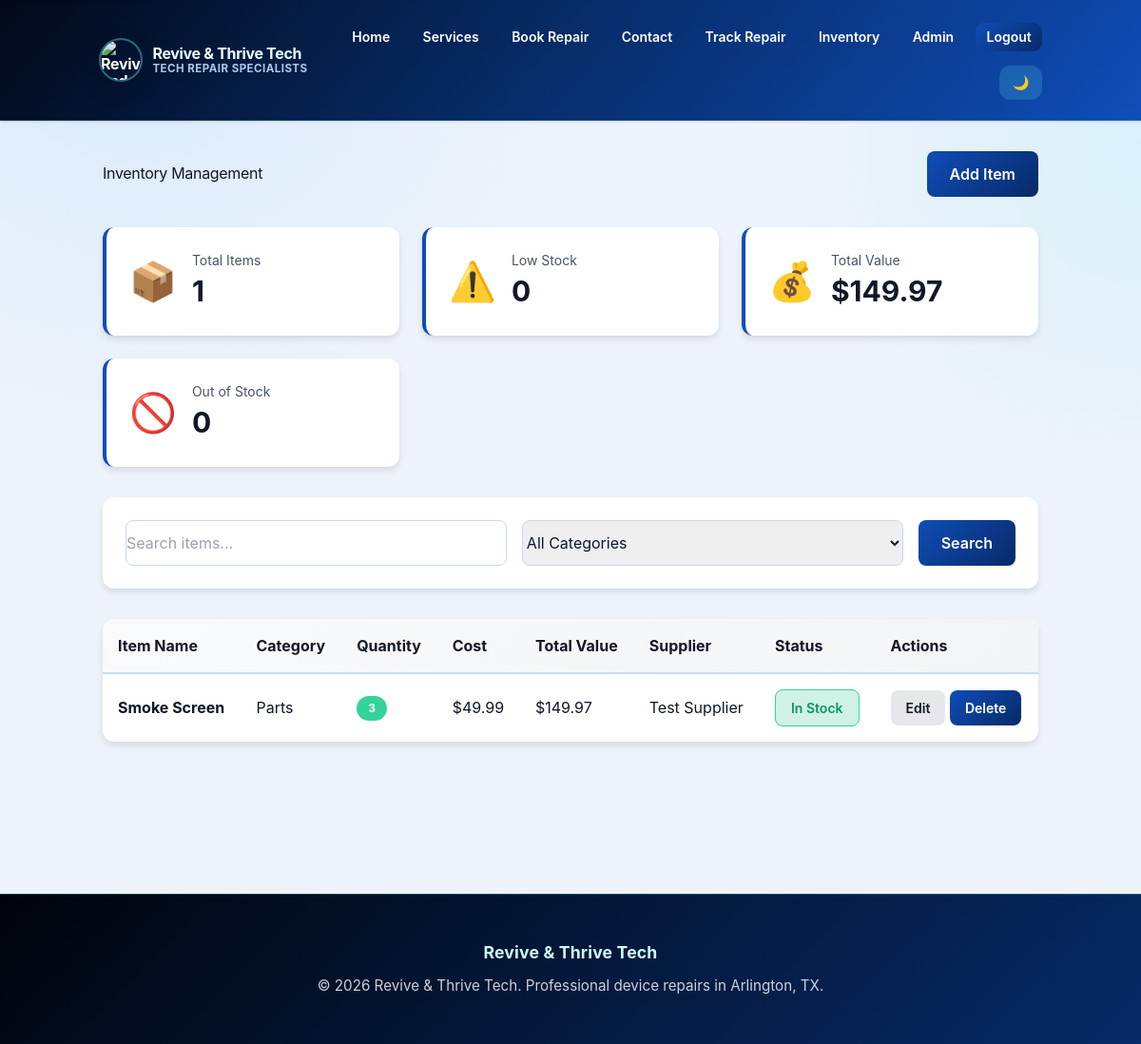
The page /inventory (signed in) on the database its author committed.
### tables this page shows
CREATE TABLE inventory (
            id INTEGER PRIMARY KEY AUTOINCREMENT,
            item_name TEXT NOT NULL,
            category TEXT NOT NULL,
            quantity INTEGER DEFAULT 0,
            cost REAL DEFAULT 0,
            supplier TEXT,
            reorder_level INTEGER DEFAULT 5,
            created_at TEXT NOT NULL,
            updated_at TEXT NOT NULL
        , purchase_price REAL DEFAULT 0, retail_price REAL DEFAULT 0, sku TEXT DEFAULT '', location TEXT DEFAULT '', last_updated TEXT DEFAULT '');

### app.py (the view)
@app.route("/inventory")
@admin_required
def inventory():
    search_query = request.args.get("search", "").strip()
    category_filter = request.args.get("category", "").strip()
    conn = get_db_connection()
    cursor = conn.cursor()
    query = "SELECT * FROM inventory WHERE 1=1"
    params = []
    if search_query:
        query += " AND item_name LIKE ?"
        params.append(f"%{search_query}%")
    if category_filter:
        query += " AND category = ?"
        params.append(category_filter)
    query += " ORDER BY id DESC"
    cursor.execute(query, params)
    items = cursor.fetchall()
    cursor.execute("SELECT COUNT(*) FROM inventory")
    total_items = cursor.fetchone()[0]
    cursor.execute("SELECT COUNT(*) FROM inventory WHERE quantity <= reorder_level")
    low_stock = cursor.fetchone()[0]
    cursor.execute("SELECT SUM(quantity * cost) FROM inventory")
    total_value = cursor.fetchone()[0] or 0
    cursor.execute("SELECT COUNT(*) FROM inventory WHERE quantity = 0")
    out_of_stock = cursor.fetchone()[0]
    cursor.execute("SELECT DISTINCT category FROM inventory ORDER BY category")
    categories = [row[0] for row in cursor.fetchall()]
    conn.close()
    return render_template(
        "inventory.html",
        items=items,
        total_items=total_items,
        low_stock=low_stock,
        total_value=total_value,
        out_of_stock=out_of_stock,
        categories=categories,
        search_query=search_query,
        category_filter=category_filter,
    )

### app.py (called while the page is built)
@app.context_processor
def inject_template_helpers():
    return {
        "media_url": media_url,
        "is_admin_authenticated": session.get("is_admin") is True,
    }

def admin_required(view_func):
    @wraps(view_func)
    def wrapped_view(*args, **kwargs):
        if session.get("is_admin") is not True:
            flash("Please sign in as admin to access this page.", "error")
            return redirect(url_for("admin_login", next=request.path))
        return view_func(*args, **kwargs)
    return wrapped_view

### database.py (called while the page is built, shortened)
def _is_sqlite_url(database_url: str) -> bool:
    return database_url.startswith("sqlite")

def get_engine() -> Engine:
    engine = current_app.extensions.get("database_engine")
    if engine is not None:
        return engine
    database_url = current_app.config["DATABASE_URL"]
    connect_args = {"check_same_thread": False} if _is_sqlite_url(database_url) else {}
    engine = create_engine(database_url, future=True, pool_pre_ping=True, connect_args=connect_args)
    current_app.extensions["database_engine"] = engine
    return engine

def get_db_connection() -> DBConnection:
    if "db_connection" not in g:
        engine = get_engine()
        raw = engine.connect()
        g.db_connection = DBConnection(raw=raw, is_sqlite=_is_sqlite_url(current_app.config["DATABASE_URL"]))
    return g.db_connection

def close_db_connection(_: Optional[BaseException] = None) -> None:
    db = g.pop("db_connection", None)
    if db is not None:
        db.close()

    def __getitem__(self, item: Union[int, str]) -> Any:
        if isinstance(item, int):
            return self._ordered_values[item]
        return super().__getitem__(item)

    def _convert_qmarks(self, query: str, params: Union[Sequence[Any], Dict[str, Any], None]) -> Tuple[str, Dict[str, Any]]:
        if params is None:
            return query, {}
        if isinstance(params, dict):
            return query, dict(params)
        params_seq = list(params)
        if "?" not in query:
            return query, {f"p{i}": value for i, value in enumerate(params_seq)}

    def execute(self, query: str, params: Union[Sequence[Any], Dict[str, Any], None] = None) -> "DBCursor":
        converted_query, converted_params = self._convert_qmarks(query, params)
        self._result = self.connection.raw.execute(text(converted_query), converted_params)
        self.lastrowid = getattr(self._result, "lastrowid", None)
        return self

    def cursor(self) -> DBCursor:
        return DBCursor(self)

### templates/inventory.html (shortened to what this page needs)
{% extends 'base.html' %}
{% block content %}
  <section class="section">
    <div class="section-header">
      <h1>Inventory Management</h1>
      <a href="/inventory/add" class="button button-primary">Add Item</a>
    </div>
    <div class="stats-grid">
      <div class="stat-card">
        <div class="stat-icon">📦</div>
        <div class="stat-content">
          <p class="stat-label">Total Items</p>
          <p class="stat-value">{{ total_items }}</p>
        </div>
      </div>
      <div class="stat-card">
        <div class="stat-icon">⚠️</div>
        <div class="stat-content">
          <p class="stat-label">Low Stock</p>
          <p class="stat-value">{{ low_stock }}</p>
        </div>
      </div>
      <div class="stat-card">
        <div class="stat-icon">💰</div>
        <div class="stat-content">
          <p class="stat-label">Total Value</p>
          <p class="stat-value">${{ '%.2f' | format(total_value) }}</p>
        </div>
      </div>
      <div class="stat-card">
        <div class="stat-icon">🚫</div>
        <div class="stat-content">
          <p class="stat-label">Out of Stock</p>
          <p class="stat-value">{{ out_of_stock }}</p>
        </div>
      </div>
    </div>
    <div class="filters">
      <form method="GET" class="filter-form">
        <input type="text" name="search" placeholder="Search items..." value="{{ search_query }}" />
        <select name="category">
          <option value="">All Categories</option>
        </select>
        <button type="submit" class="button">Search</button>
      </form>
    </div>
    {% if items %}
      <div class="table-responsive">
        <table class="table">
          <thead>
            <tr>
              <th>Item Name</th>
              <th>Category</th>
              <th>Quantity</th>
              <th>Cost</th>
              <th>Total Value</th>
              <th>Supplier</th>
              <th>Status</th>
              <th>Actions</th>
            </tr>
          </thead>
          <tbody>
            {% for item in items %}
              <tr>
                <td><strong>{{ item.item_name }}</strong></td>
                <td>{{ item.category }}</td>
                <td>
                  <span class="badge {% if item.quantity <= item.reorder_level %}badge-warning{% elif item.quantity == 0 %}badge-danger{% else %}badge-success{% endif %}">
                    {{ item.quantity }}
                  </span>
                </td>
                <td>${{ '%.2f' | format(item.cost) }}</td>
                <td>${{ '%.2f' | format(item.quantity * item.cost) }}</td>
                <td>{{ item.supplier or '—' }}</td>
                <td>
                  {% if item.quantity == 0 %}
                    <span class="tag tag-danger">Out of Stock</span>
                  {% elif item.quantity <= item.reorder_level %}
                    <span class="tag tag-warning">Low Stock</span>
                  {% else %}
                    <span class="tag tag-success">In Stock</span>
                  {% endif %}
                </td>
                <td>
                  <a href="/inventory/edit/{{ item.id }}" class="button button-sm button-secondary">Edit</a>
                  <form method="POST" action="/inventory/delete/{{ item.id }}" style="display:inline;">
                    <button type="submit" class="button button-sm button-danger" onclick="return confirm('Delete this item?')">Delete</button>
                  </form>
                </td>
              </tr>
            {% endfor %}
          </tbody>
        </table>
      </div>
    {% else %}
      <div class="empty-state">
        <p>No inventory items yet. <a href="/inventory/add">Add one now</a></p>
      </div>
    {% endif %}
  </section>
{% endblock %}

### static/style.css (style rules this page uses)
:root { --primary: #0f4db7; --primary-dark: #072a68; --primary-light: #2fa9ff; --secondary: #22d3ee; --secondary-dark: #0e7490; --secondary-light: #67e8f9; --danger: #ef4444; --danger-dark: #dc2626; --danger-light: #f87171; --warning: #f59e0b; --warning-dark: #d97706; --warning-light: #fbbf24; --success: #10b981; --success-dark: #059669; --success-light: #34d399; --gray-50: #f9fafb; --gray-100: #f3f4f6; --gray-200: #e5e7eb; --gray-300: #d1d5db; --gray-400: #9ca3af; --gray-500: #6b7280; --gray-600: #4b5563; --gray-700: #374151; --gray-800: #1f2937; --gray-900: #111827; --text: #0f172a; --text-light: #475569; --bg: #eef3fb; --bg-dark: #ffffff; --border: #c9d8f5; --shadow-sm: 0 1px 2px rgba(0, 0, 0, 0.05); --shadow-md: 0 4px 6px rgba(0, 0, 0, 0.1); --shadow-lg: 0 10px 15px rgba(0, 0, 0, 0.1); --shadow-xl: 0 20px 25px rgba(0, 0, 0, 0.1); --radius: 8px; --radius-lg: 12px; --radius-xl: 18px; }
* { margin: 0; padding: 0; box-sizing: border-box; }
html { scroll-behavior: smooth; }
body { font-family: -apple-system, BlinkMacSystemFont, 'Segoe UI', Roboto, 'Helvetica Neue', Arial, sans-serif; font-size: 16px; line-height: 1.6; color: var(--text); background: radial-gradient(circle at 12% 0%, rgba(47, 169, 255, 0.12), transparent 30%), radial-gradient(circle at 100% 14%, rgba(34, 211, 238, 0.1), transparent 24%), var(--bg); }
h1, h2, h3, h4, h5, h6 { font-weight: 700; line-height: 1.2; margin-bottom: 1rem; color: var(--gray-900); }
h1 { font-size: 2.5rem; letter-spacing: -0.02em; }
p { margin-bottom: 1rem; color: var(--text-light); }
a { color: var(--primary); text-decoration: none; transition: color 0.2s; }
.section { margin-bottom: 3rem; animation: fadeIn 0.3s ease-in; }
.section-header { display: flex; justify-content: space-between; align-items: center; margin-bottom: 2rem; flex-wrap: wrap; gap: 1rem; }
.stats-grid { display: grid; grid-template-columns: repeat(auto-fit, minmax(250px, 1fr)); gap: 1.5rem; margin-bottom: 2rem; }
.stat-card { background: var(--bg-dark); border-radius: var(--radius-lg); padding: 1.5rem; box-shadow: var(--shadow-md); display: flex; gap: 1rem; align-items: center; border-left: 4px solid var(--primary); transition: all 0.3s ease; }
.stat-icon { font-size: 2.5rem; }
.stat-label { font-size: 0.875rem; color: var(--text-light); margin: 0; }
.stat-value { font-size: 1.875rem; font-weight: 700; color: var(--gray-900); margin: 0; }
input, select, textarea { padding: 0.75rem 1rem; border: 1px solid var(--border); border-radius: var(--radius); font-size: 1rem; font-family: inherit; transition: all 0.2s; }
.button, button { padding: 0.75rem 1.5rem; border: none; border-radius: var(--radius); font-size: 1rem; font-weight: 600; cursor: pointer; transition: all 0.2s; display: inline-flex; align-items: center; gap: 0.5rem; }
.button-primary, button[type="submit"] { background: linear-gradient(135deg, #0f4db7 0%, #072a68 100%); color: white; }
.button-secondary { background: var(--gray-200); color: var(--gray-900); }
.button-danger { background: var(--danger); color: white; }
.button-sm { padding: 0.5rem 1rem; font-size: 0.875rem; }
.table-responsive { overflow-x: auto; border-radius: var(--radius-lg); box-shadow: var(--shadow-md); }
.table { width: 100%; border-collapse: collapse; background: var(--bg-dark); }
.table thead { background: linear-gradient(135deg, var(--gray-50) 0%, var(--gray-100) 100%); }
.table th { padding: 1rem; text-align: left; font-weight: 700; color: var(--gray-900); border-bottom: 2px solid var(--border); }
.table td { padding: 1rem; border-bottom: 1px solid var(--border); }
.table tbody tr { transition: background 0.2s; }
.table tbody tr:last-child td { border-bottom: none; }
.tag { display: inline-block; padding: 0.5rem 1rem; border-radius: var(--radius); font-size: 0.875rem; font-weight: 600; }
.tag-success { background: rgba(16, 185, 129, 0.2); color: var(--success-dark); border: 1px solid var(--success-light); }
.badge { display: inline-block; padding: 0.25rem 0.75rem; border-radius: 9999px; font-size: 0.75rem; font-weight: 700; text-align: center; }
.badge-success { background: var(--success-light); color: white; }
.filters { margin-bottom: 2rem; }
.filter-form { display: flex; gap: 1rem; flex-wrap: wrap; background: var(--bg-dark); padding: 1.5rem; border-radius: var(--radius-lg); box-shadow: var(--shadow-md); }
.filter-form input, .filter-form select { flex: 1; min-width: 150px; }

### rows shown on the page
inventory: item_name "Smoke Screen", category "Parts", quantity "3", cost "49.99", item.quantity*item.cost "149.97", supplier "Test Supplier", reorder_level "In Stock"

### other values the page prints
{{ total_items }} "1"
{{ low_stock }} "0"
{{ '%.2f' | format(total_value) }} "149.97"
{{ out_of_stock }} "0"
